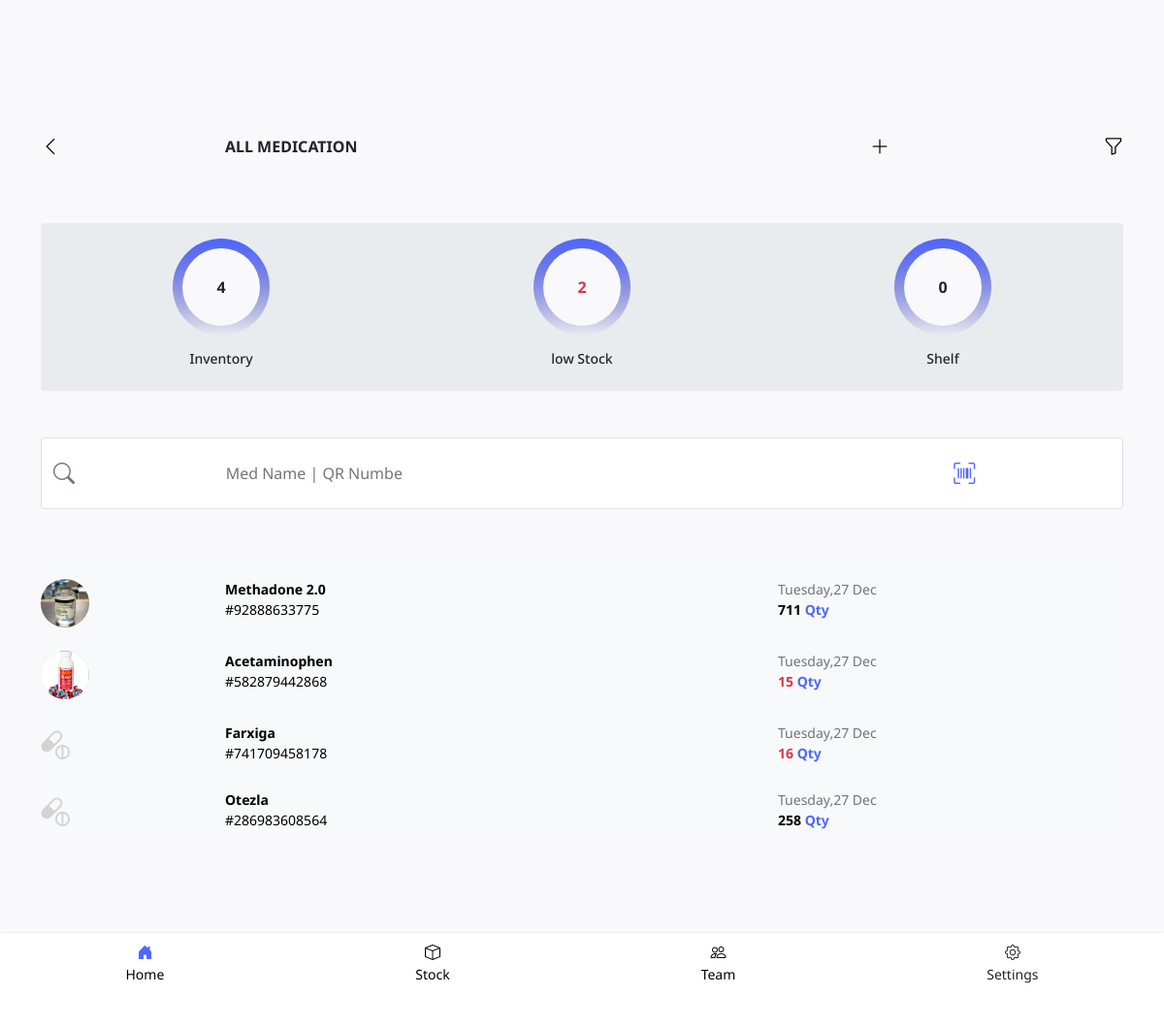
Page /inventory on the committed database.
### client/models.py (models this page shows, shortened)
class InventoryModel(models.Model):
    Medication_Name = models.CharField(max_length=200,null=True,blank=True)
    Description = models.TextField(blank = True,null=True)
    Medication_Size = models.CharField(max_length=200,null=True,blank=True)
    Quantity = models.IntegerField(null=True,blank=True)
    ReStock_Level = models.IntegerField(null=True,blank=True)
    Qr_Code = models.CharField(max_length=200,null=True,blank=True)
    Medication_Image = models.ImageField(null=True, blank=True,upload_to='files/Medication')
    Qr_image = models.ImageField(null=True, blank=True,upload_to='files/Qr_Codes')
    shelf =  models.CharField(max_length=200,null=True,blank=True,default="Yes")
    last_updated = models.DateTimeField(auto_now_add=True, null=True)
    dateField = models.DateField(auto_now_add=True,null=True)
    date_created = models.DateTimeField(auto_now_add=True, null=True)

### client/views.py (the view, shortened to what this page needs)
# urls.py: path('inventory',views.MedicationList,name='inventory'),
def MedicationList(request):
    medication_data = InventoryModel.objects.all().order_by("-date_created")
    inventoryCount = InventoryModel.objects.count()
    lowInventory_count = InventoryModel.objects.filter(Quantity__lte=F('ReStock_Level')).count()
    shelf_inventory = InventoryModel.objects.filter(shelf = "Yes").count()
    if request.method == 'POST' and 'search' in request.POST:
        searchInput = request.POST.get('search_input')
        medication_data = InventoryModel.objects.filter(Q(Medication_Name__icontains = searchInput) | Q(Qr_Code__icontains = searchInput))
    context = {
        "medication_data" : medication_data,
        "inventoryCount" : inventoryCount,
        "lowInventory_count" : lowInventory_count,
        "shelf_inventory" : shelf_inventory,
    }
    return render(request,'client/medication_list.html',context)

### client/templates/client/medication_list.html (shortened to what this page needs)
{% extends 'client/base.html' %}
{% load static %}
{% block content %}
<section
  class="container sticky-top pt-5 pb-3"
  style="background-color: #f9f9fc"
>
  <div class="row">
    <div class="col-2">
      <i
        class="bi bi-chevron-left"
        style="color: black; font-size: 20px"
        onclick="history.back()"
      ></i>
    </div>
    <div class="col fw-bold d-flex align-items-center">ALL MEDICATION</div>
    <div class="col-3">
      <div class="d-flex justify-content-between">
        <a
          data-bs-toggle="offcanvas"
          href="#addbutton"
          role="button"
          aria-controls="addbutton"
          style="color: black"
        >
          <i class="bi bi-plus-lg" style="font-size: 20px"></i>
        </a>
        <a
          data-bs-toggle="offcanvas"
          href="#lowstockOptions"
          role="button"
          aria-controls="lowstockOptions"
          style="color: black"
        >
          <i class="bi bi-funnel" style="font-size: 20px"></i>
        </a>
      </div>
    </div>
  </div>
</section>
<section class="container mt-5">
  <div class="row mx-0 py-3 rounded" style="background-color: #e9ecef">
    <div class="col-4">
      <div class="circle_wrap mb-3">
        <img src="{% static 'images/circleCount.svg'%}" alt="" />
        <div class="fw-bold">{{inventoryCount}}</div>
      </div>
      <center>
        <h6 style="font-size: 14px">Inventory</h6>
      </center>
    </div>
    <div class="col-4">
      <div class="circle_wrap mb-3">
        <img src="{% static 'images/circleCount.svg'%}" alt="" />
        <div class="text-danger fw-bold">{{lowInventory_count}}</div>
      </div>
      <center>
        <h6 style="font-size: 14px">low Stock</h6>
      </center>
    </div>
    <div class="col-4">
      <div class="circle_wrap mb-3">
        <img src="{% static 'images/circleCount.svg'%}" alt="" />
        <div class="fw-bold">{{shelf_inventory}}</div>
      </div>
      <center>
        <h6 style="font-size: 14px">Shelf</h6>
      </center>
    </div>
  </div>
</section>
<section class="container my-5">
  <form action="" method="POST" autocomplete="off">
    <div class="row py-3 mx-0 rounded border" style="background-color: white">
      <div class="col d-flex align-items-center">
        <button
          type="sumit"
          class="border-0 p-0 m-0"
          style="background-color: transparent"
          name="search"
        >
          <i
            class="bi bi-search card-icon text-secondary"
            style="color: black"
          ></i>
        </button>
      </div>
      <div class="col-8 px-0">
        <input
          class="border-0 py-2 px-1"
          style="background-color: white"
          type="text"
          placeholder="Med Name | QR Number"
          name="search_input"
          onfocus="infocus(this)"
          onfocusout="outfocus()"
        />
      </div>
      <div class="col d-flex align-items-center">
        <a href="{% url 'scanner' %}">
          <i class="bi bi-upc-scan card-icon"></i>
        </a>
      </div>
    </div>
  </form>
</section>
<section class="container">
  {% for data in medication_data %}
  <a href="{% url 'inventory_details' data.id %}" style="color: black">
    <div class="bg-light">
      <div class="row pt-4">
        <div class="col-2">
          {% if data.Medication_Image %}
          <img class="meds-image" src="{{data.Medication_Image.url}}" alt="" />
          {% else %}
          <i class="bi bi-capsule-pill image-icon"></i>
          {% endif %}
        </div>
        <div class="col">
          <p class="mb-0 fw-bold">{{data.Medication_Name}}</p>
          <p class="my-0">#{{data.Qr_Code}}</p>
        </div>
        <div class="col-4" style="font-size: 14px">
          <p class="mb-0 text-secondary">{{data.date_created|date:"l,d M"}}</p>
          {% if data.Quantity <= data.ReStock_Level %}
          <p class="my-0 fw-bold text-danger">
            {{data.Quantity}} <span style="color: #4f67ff">Qty</span>
          </p>
          {% else %}
          <p class="my-0 fw-bold">
            {{data.Quantity}} <span style="color: #4f67ff">Qty</span>
          </p>
          {% endif %}
        </div>
      </div>
    </div>
  </a>
  {% empty %}
  <center>
    <h3 class="mt-4">No data Found</h3>
  </center>
  {% endfor %}
</section>
<div id="bottomNav">{% include 'partials/bottom_navbar.html' %}</div>
{% endblock %}

### client/templates/client/base.html (shortened to what this page needs)
{% load static %}
<!DOCTYPE html>
<html lang="en">
  <head>
    <link
      href="https://cdn.jsdelivr.net/npm/bootstrap@5.1.3/dist/css/bootstrap.min.css"
      rel="stylesheet"
    />
    <link
      rel="stylesheet"
      href="https://cdn.jsdelivr.net/npm/bootstrap-icons@1.10.2/font/bootstrap-icons.css"
    />
  </head>
  <body class="app-fonts back_Ground">
    <div id="app">{% block content %} {% endblock %}</div>
  </body>
</html>

### client/templates/partials/bottom_navbar.html
<div style="height: 200px; width: 100%"></div>
<div
  class="d-flex justify-content-around fixed-bottom bg-white pt-2 card-shadow"
  style="padding-bottom: 44px"
>
  <div>
    <center>
      <a href="{% url 'index' %}">
        <i class="bi bi-house-door-fill navbar-icon" style="color: #4f67ff"></i>
        <p class="navbar-text my-0 py-0">Home</p>
      </a>
    </center>
  </div>
  <div>
    <center>
      <a href="{% url 'inventory' %}">
        <i class="bi bi-box navbar-icon"></i>
        <p class="navbar-text my-0 py-0">Stock</p>
      </a>
    </center>
  </div>
  <div>
    <center>
      <a href="{% url 'team' %}">
        <i class="bi bi-people navbar-icon"></i>
        <p class="navbar-text my-0 py-0">Team</p>
      </a>
    </center>
  </div>
  <div>
    <center>
      <i class="bi bi-gear navbar-icon"></i>
      <p class="navbar-text my-0 py-0">Settings</p>
    </center>
  </div>
</div>

### client/templates/client/base.html (style rules this page uses)
:root { --primary-color: #4f67ff; --secondary-color: #f9f9fc; }
.back_Ground { background-color: var(--secondary-color); }
.app-fonts { font-family: "Noto Sans", sans-serif; padding-top: 88px; }
.card-shadow { box-shadow: 0 1px 3px rgba(0, 0, 0, 0.12), 0 1px 2px rgba(0, 0, 0, 0.24); transition: all 0.3s cubic-bezier(0.25, 0.8, 0.25, 1); }
a { text-decoration: none; color: black; }
p { font-size: 14px; }
.card-icon { font-size: 22px; color: var(--primary-color); }
.meds-image { height: 50px; width: 50px; border-radius: 50%; background-color: lightgrey; }
.image-icon { font-size: 30px; color: lightgray; }

### client/templates/client/medication_list.html (style rules this page uses)
.circle_wrap { position: relative; text-align: center; display: flex; align-items: center; justify-content: center; }
.circle_wrap div { position: absolute; top: 50%; left: 50%; transform: translate(-50%, -50%); }

### rows in the picture
InventoryModel: Medication_Image (picture), Medication_Name "Methadone 2.0", Qr_Code "92888633775", date_created "Tuesday,27 Dec", Quantity "711"
InventoryModel: Medication_Image (picture), Medication_Name "Acetaminophen", Qr_Code "582879442868", date_created "Tuesday,27 Dec", Quantity "15"
InventoryModel: Medication_Name "Farxiga", Qr_Code "741709458178", date_created "Tuesday,27 Dec", Quantity "16"
InventoryModel: Medication_Name "Otezla", Qr_Code "286983608564", date_created "Tuesday,27 Dec", Quantity "258"

### other values in the picture
{{ inventoryCount }} "4"
{{ lowInventory_count }} "2"
{{ shelf_inventory }} "0"
